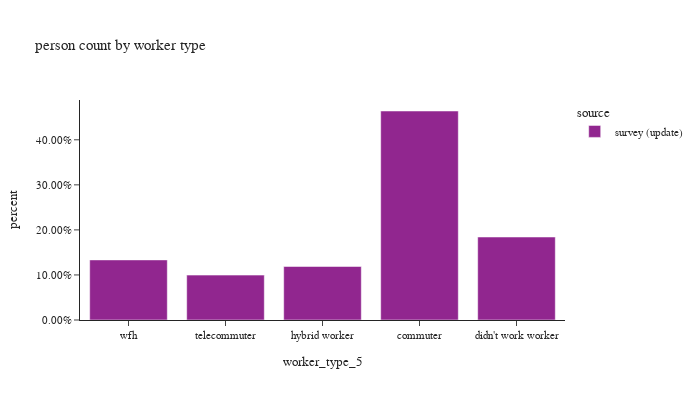

Source (notebook cell):
### Code cell
# worker counts by worker type
df_worker_count = survey_person_day[survey_person_day['worker_type_5'].isin(workers)].\
    groupby(['source','worker_type_5'])['pdexpfac'].\
    agg(sample_count='size', pdexpfac='sum').reset_index()
df_worker_count['percent'] = df_worker_count.groupby(['source'], group_keys=False)['pdexpfac']. \
    apply(lambda x: x / float(x.sum()))

fig = px.bar(df_worker_count, x="worker_type_5", y="percent", color="source",
             barmode="group",hover_data=['sample_count','pdexpfac'],
             category_orders={'worker_type_5': workers},
             title="person count by worker type")
fig.update_layout(height=400, width=700, font=dict(size=11),
                  yaxis_tickformat = '.2%')
fig.show()

### Figure 1 — Plotly figure (JSON) as saved in the notebook; plotly's stock layout.template omitted (floating-point values rounded to 4 significant figures)
{"data": [{"alignmentgroup": "True", "customdata": [[1318.0, 793800.0], [477.0, 315100.0], [426.0, 203300.0], [577.0, 170500.0], [769.0, 228300.0]], "hovertemplate": "source=survey (update)<br>worker_type_5=%{x}<br>percent=%{y}<br>sample_count=%{customdata[0]}<br>pdexpfac=%{customdata[1]}<extra></extra>", "legendgroup": "survey (update)", "marker": {"color": "#91268F", "pattern": {"shape": ""}}, "name": "survey (update)", "offsetgroup": "survey (update)", "orientation": "v", "showlegend": true, "textposition": "auto", "type": "bar", "x": ["commuter", "didn't work worker", "hybrid worker", "telecommuter", "wfh"], "xaxis": "x", "y": [0.4639, 0.1842, 0.1188, 0.09965, 0.1334], "yaxis": "y"}], "layout": {"barmode": "group", "font": {"size": 11}, "height": 400, "legend": {"title": {"text": "source"}, "tracegroupgap": 0}, "title": {"text": "person count by worker type"}, "width": 700, "xaxis": {"anchor": "y", "categoryarray": ["wfh", "telecommuter", "hybrid worker", "commuter", "didn't work worker"], "categoryorder": "array", "domain": [0.0, 1.0], "title": {"text": "worker_type_5"}}, "yaxis": {"anchor": "x", "domain": [0.0, 1.0], "tickformat": ".2%", "title": {"text": "percent"}}}}
